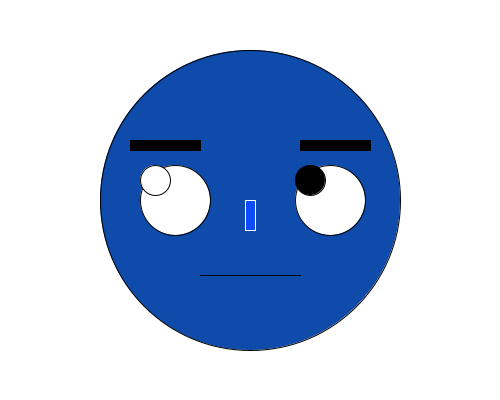
Frame 1 (no input)
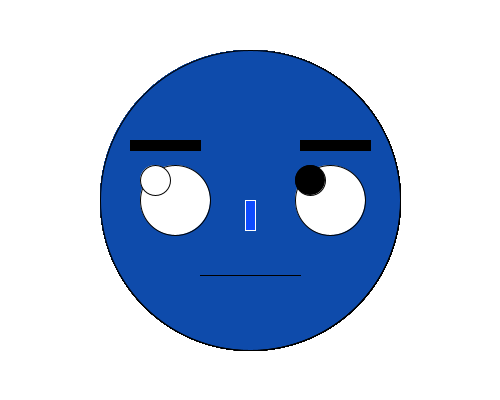
Frame 60 (the mouse pressed at the canvas centre just before this capture)
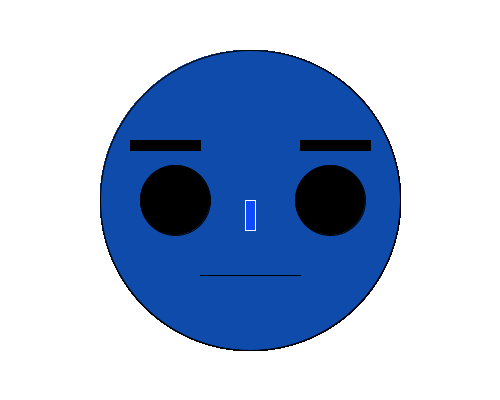
Frame 120 (the mouse held since frame 60 and released just before this capture)

The Processing sketch that drew these frames (run headless with seeded random() and noise(); from frame 60 on, the mouse is pressed at the canvas centre):

// Processing sketch: codigo_do_desafio
// ── codigo_do_desafio.pde
// Função chamada uma única vez no início para configurar a tela
void setup() {
  size(500, 400);         // Define o tamanho da tela para 500x400 pixels
  background(255);        // Define o fundo da tela como branco
}

// Função que é executada continuamente em um loop
void draw() {

  // Desenha o rosto (um círculo azul)
  fill(14, 75, 171);      // Define a cor de preenchimento como azul
  ellipse(250, 200, 300, 300);  // Desenha um círculo no centro da tela com largura e altura de 300

  // Desenha as sobrancelhas
  stroke(0);              // Define a cor da borda como preta
  fill(0);                // Define a cor de preenchimento como preta
  rect(130, 140, 70, 10); // Desenha a sobrancelha esquerda (retângulo preto)
  rect(300, 140, 70, 10); // Desenha a sobrancelha direita (retângulo preto)

  // Desenha o nariz
  stroke(255);            // Define a cor da borda como branca
  fill(14, 75, 1714);     // Define uma cor (valor incorreto, mas azul por padrão)
  rect(245, 200, 10, 30); // Desenha o nariz (pequeno retângulo azul)

  // Define as coordenadas iniciais dos olhos
  int augeLW = 175, augeLH = 200, augeRW = 330, augeRH = 200; // Coordenadas dos olhos
  int pupileLW = augeLW, pupileLH, pupileRW, pupileRH;       // Coordenadas iniciais das pupilas
  int mundH = 275; // Altura inicial da boca

  // Verifica se o mouse está pressionado para desenhar os olhos
  if (mousePressed) {
    stroke(0, 0, 0);      // Define a borda como preta
    fill(0, 0, 0);        // Define o preenchimento como preto
    ellipse(175, 200, 70, 70);  // Desenha o olho esquerdo todo preto
    ellipse(330, 200, 70, 70);  // Desenha o olho direito todo preto
  } else {
    stroke(0, 0, 0);      // Define a borda como preta
    fill(255);            // Define o preenchimento como branco
    ellipse(augeLW, augeLH, 70, 70); // Desenha o contorno do olho esquerdo
    ellipse(augeRW, augeRH, 70, 70); // Desenha o contorno do olho direito
  }

  // Controla o movimento da pupila esquerda baseado na posição do mouse
  if (mouseX < 155) {
    pupileLW = 155; // Limita a pupila esquerda na extremidade esquerda
  } else if (mouseX > 195) {
    pupileLW = 195; // Limita a pupila esquerda na extremidade direita
  } else {
    pupileLW = mouseX; // Segue o mouse no eixo X dentro do limite
  }

  if (mouseY < 180) {
    pupileLH = 180; // Limita a pupila esquerda na parte superior
  } else if (mouseY > 220) {
    pupileLH = 220; // Limita a pupila esquerda na parte inferior
  } else {
    pupileLH = mouseY; // Segue o mouse no eixo Y dentro do limite
  }
  ellipse(pupileLW, pupileLH, 30, 30); // Desenha a pupila esquerda

  // Controla o movimento da pupila direita baseado na posição do mouse
  if (mouseX < 310) {
    pupileRW = 310; // Limita a pupila direita na extremidade esquerda
  } else if (mouseX > 350) {
    pupileRW = 350; // Limita a pupila direita na extremidade direita
  } else {
    pupileRW = mouseX; // Segue o mouse no eixo X dentro do limite
  }

  if (mouseY < 180) {
    pupileRH = 180; // Limita a pupila direita na parte superior
  } else if (mouseY > 220) {
    pupileRH = 220; // Limita a pupila direita na parte inferior
  } else {
    pupileRH = mouseY; // Segue o mouse no eixo Y dentro do limite
  }
  fill(0); // Define a cor de preenchimento como preta
  ellipse(pupileRW, pupileRH, 30, 30); // Desenha a pupila direita

  // Controla a altura da boca com base na posição vertical do mouse
  if (mouseY < 275) {
    mundH = 0; // Boca fechada se o mouse estiver acima da boca
  } else if (mouseY > 325) {
    mundH = 50; // Boca aberta ao máximo se o mouse estiver muito abaixo
  } else {
    mundH = mouseY - 275; // Ajusta a altura da boca proporcionalmente
  }
  fill(251, 0, 0); // Define a cor da boca como vermelho
  rect(200, 275, 100, mundH); // Desenha a boca com a altura definida
}
